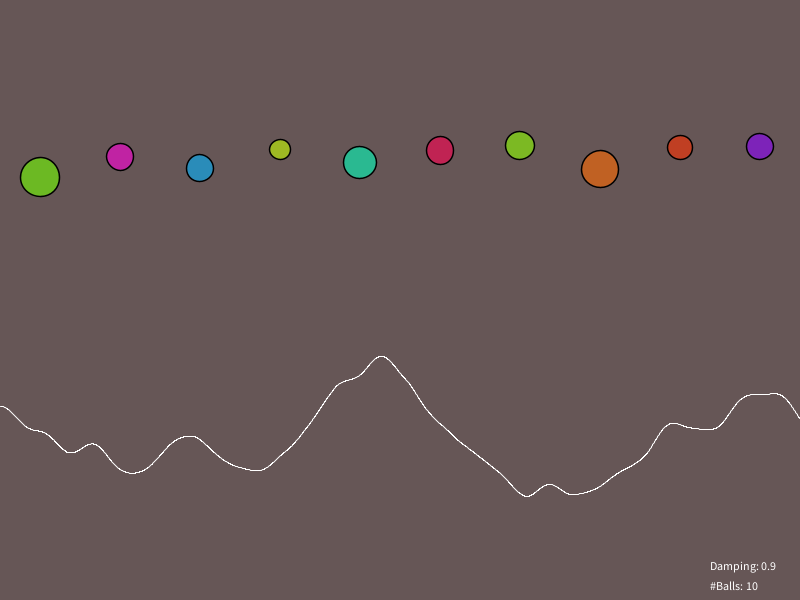
Frame 1 (no input)
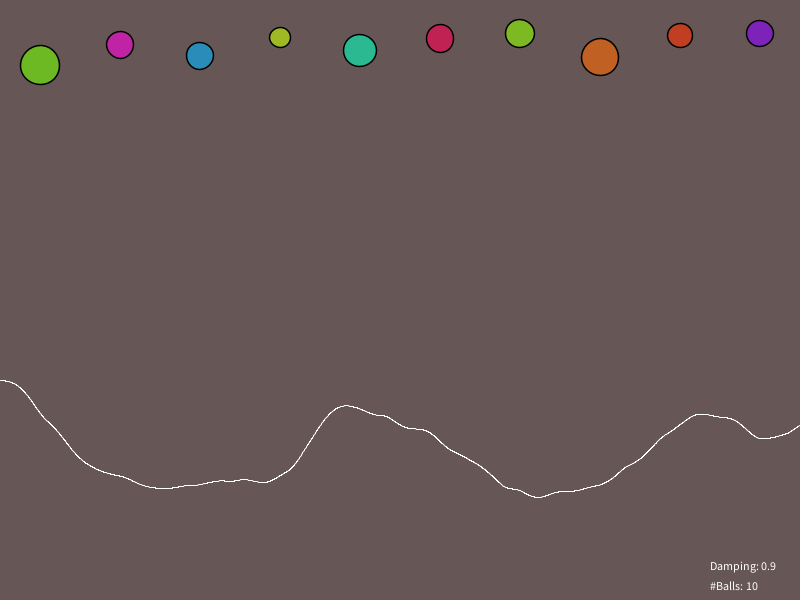
Frame 60 (the mouse pressed at the canvas centre just before this capture)
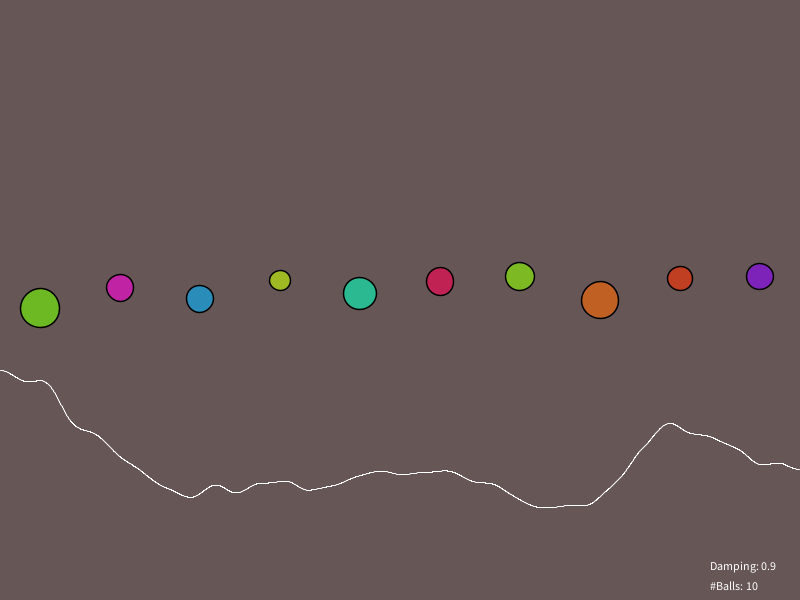
Frame 120 (the mouse held since frame 60 and released just before this capture)

The Processing sketch that drew these frames (run headless with seeded random() and noise(); from frame 60 on, the mouse is pressed at the canvas centre):

// Processing sketch: BallJumpOffRoughFloor
// ── BallJumpOffRoughFloor.pde
ArrayList<PVector> floor = new ArrayList();
ArrayList<PVector> samplePoints = new ArrayList();
ArrayList<Ball> balls = new ArrayList();

int detail = 600;
int scale = 200;
PVector grav = new PVector(0, 0.1);
float damping = 0.9;
int n = 10;

float xoff, yoff;

void setup() {
  size(800, 600);
  colorMode(HSB, 100, 100, 100);

  setBalls();
}

void draw() {
  background(0, 15, 40);
  setWalls();
  showFloor();
  showHud();

  for (int i = balls.size()-1; i>=0; i--) {
    Ball B = balls.get(i);
    B.move();
    B.collide();
    B.Shoot();
    B.show();
  }
  addBall();
}



void showFloor() {
  noFill();
  stroke(255, 0, 100);
  strokeWeight(1);
  beginShape();
  for (PVector p : samplePoints) {
    vertex(p.x, p.y);
  }
  endShape();
}

void showHud() {
  fill(0, 0, 100);
  text("Damping: " +damping, width-90, height-30);
  text("#Balls: " +balls.size(), width-90, height-10);
}

void setWalls() {
  //SetWalls
  floor.clear();
  samplePoints.clear();
  float xoff=0;
  for (float i=0; i <= width; i+=width/ (float)detail) {
    PVector pos = new PVector(i, map(noise(xoff, yoff), 0, 1, height-30, height-300));
    floor.add(pos);
    xoff += 0.007;
  }

  yoff +=0.005;
  //InterPolateSamplePoints
  for (float i=0; i < width; i+=0.5) {
    int index = floor(i*detail/width);
    PVector P1 = floor.get(index);
    PVector P2 = floor.get(index+1);
    float hei =P1.y+(i-P1.x)*((P2.y-P1.y)/(P2.x-P1.x));
    samplePoints.add(new PVector(i, hei));
  }
}


void setBalls() {
  for (int i=0; i < n; i++) {
    PVector pos = new PVector((i+0.5)*width/(n), random(height/4, height/3));
    balls.add(new Ball(pos));
  }
}

// ── Ball.pde
class Ball {
  PVector pos = new PVector();
  PVector pPos = new PVector();
  PVector speed = new PVector();
  PVector acc = new PVector();
  PVector force = new PVector();

  float rad;
  boolean collided;
  boolean selected;
  float colorHSB;
  float mass;


  Ball(PVector pos_) {
    pos=pos_;
    colorHSB=random(100);
    rad = random(10, 20);
    mass=rad;
    speed.y=-5;
  }


  void show() {
    //ShowBall
    stroke(0, 100, 0);
    strokeWeight(1.5);
    fill(colorHSB, 100, 100, 150);
    if (selected) {
      fill(255, 125, 100, 150);
    }
    ellipse(pos.x, pos.y, 2*rad, 2*rad);
  }


  void move() {
    speed.add(force);
    speed.add(grav);
    pPos=pos;
    pos.add(speed);
    force.mult(0);
  }


  void collide() {
    //BounceOffFloor
    collided=false;
    int k=0;
    PVector average = new PVector();
    for (PVector p : samplePoints) {
      if (pos.dist(p)<rad) {
        int index = floor(p.x*detail/width);
        PVector P1 = floor.get(index);
        PVector P2 = floor.get(index+1);
        float angle = atan2(P1.y-P2.y, P1.x-P2.x);
        PVector NormalLine = new PVector(sin(-angle), cos(angle));
        average.add(NormalLine.mult(speed.mag()));
        k++;
        collided=true;
      }
    }
    if (collided) {
      average.div(k);
      speed=average;
      speed.mult(damping);
    }

    //CollideWithEachother
    float dist;
    for (Ball b : balls) {
      dist = pos.dist(b.pos);
      if (dist != 0) {
        if (dist<=rad+b.rad) {
          //Undo Movement that let into circle
          float angle = atan2(pos.y-b.pos.y, pos.x-b.pos.x);
          pos= new PVector(b.pos.x+(rad+b.rad)*cos(angle), b.pos.y+(rad+b.rad)*sin(angle));

          //CollissionMath
          float cosA = (b.pos.x - pos.x) / dist; 
          float sinA = (b.pos.y - pos.y) / dist; 
          float p = (2/(mass+b.mass))*(cosA*(speed.x-b.speed.x)+sinA*(speed.y-b.speed.y));

          //Speedchange
          speed.x = speed.x - p * cosA*b.mass; 
          speed.y = speed.y - p *  sinA*b.mass; 
          b.speed.x = b.speed.x + p * cosA*mass; 
          b.speed.y = b.speed.y + p  * sinA*mass;

          //Limit/Damp
          speed.limit(15);
          speed.mult(damping);
          b.speed.limit(15);
          b.speed.mult(damping);
        }
      }
    }

    //DontFallThroughFloor
    int n=0;
    PVector sum = new PVector();
    for (PVector p : samplePoints) {
      if (pos.dist(p)<rad) {
        PVector displacement=new PVector(p.x-pos.x, p.y-pos.y);  
        displacement.limit(rad-displacement.mag());
        sum.add(displacement);
        n++;
      }
    }
    if (n!=0) {
      sum.div(n);
      pos.sub(sum);
    }

    //Walls
    if (pos.y<rad) {
      speed.y*=-0.5;
      pos.y=rad;
    }
    if (pos.y>height+100+rad) {
      speed.y*=0.5;
      pos.y=rad;
    }
    if (pos.x<rad) {
      speed.x*=-1;
      pos.x=rad;
    }
    if (pos.x>width-rad) {
      speed.x*=-1;
      pos.x=width-rad;
    }
  }


  void Shoot() {
    if (selected) {
      float angle= atan2(pos.y-mouseY, mouseX-pos.x);
      float len = dist(pos.x, pos.y, mouseX, mouseY)/2;
      stroke(0, 100, 0);
      strokeWeight(0.5);
      line(pos.x, pos.y, pos.x-cos(angle)*len, pos.y+sin(angle)*len);
      if (!mousePressed) {
        force.add(-cos(angle)*len/6, sin(angle)*len/6*1/(1+pow(3, sin(angle))));
      }
    }
    if (mousePressed) {
      if (mouseButton==LEFT) {
        if (dist(mouseX, mouseY, pos.x, pos.y)<rad*2) {
          selected=true;
        }
      }
    } else {
      selected=false;
    }
  }
}

boolean KeyPressedBevore;
boolean FlankeKey(boolean in) {
  boolean out = false;
  boolean now = KeyPressedBevore;
  KeyPressedBevore = in;
  if (!KeyPressedBevore && now) {
    out = true;
  }
  return out;
}


void addBall() {
  if (FlankeKey(keyPressed)) {
    if (key=='n') {
      PVector posN = new PVector(random(100, width-100), height/3);
      balls.add(new Ball(posN));
    }
  }
}

void keyPressed() {
  if (key == 'r') {
    floor.clear();
    samplePoints.clear();
    balls.clear();
    setWalls();
    setBalls();
  }
}

void mousePressed() {
  if (mouseButton==RIGHT) {
    damping=round(map(mouseX, 0, width, 0, 120))/100.0;
  }
}
